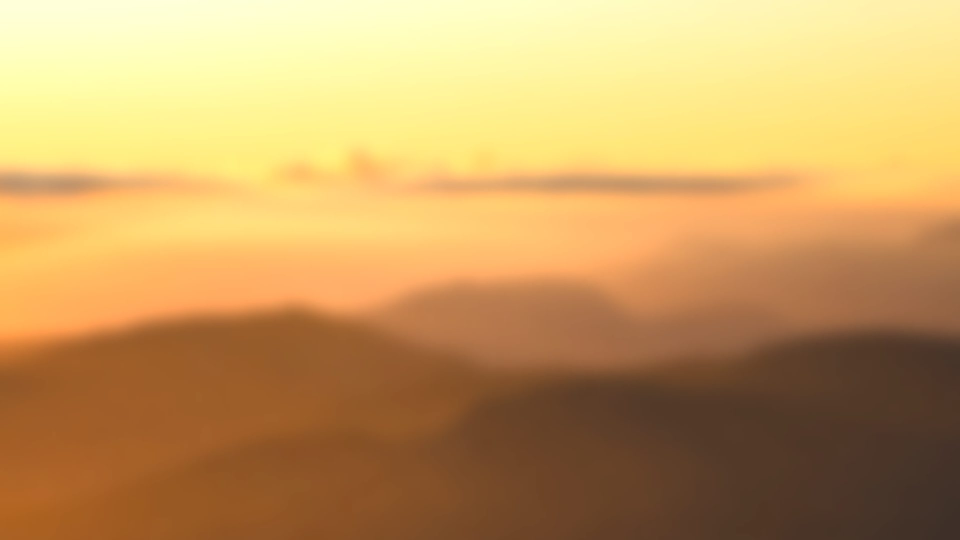
#> input picture app/assets/scenes/amber-ridges-glass.jpg, 1920 x 1080 px, given in place of 20647440.jpg, which was not available (shown at 1/2 size)
$ python make_scenes.py ../app/assets/scenes/amber-ridges-glass.jpg
#> lines starting #> are read from the running program, lines starting #| are printed output that depends on the picture
#!/usr/bin/env python3
"""Turns downloaded photos into scenes: app/assets/scenes/<name>.jpg (1920x1080) and <name>-glass.jpg (the clock's glass
fill: the photo blurred 16 px and 1.3x brighter, which is how Couch TV's own glass copies are made).

  python3 -I tools/make_scenes.py <dir with the downloaded <pexels id>.jpg files>

Needs Pillow (pip install pillow). A table below says which photo becomes which scene and where to crop it to 16:9
(`top`: how far down the crop starts, 0 = the top, 0.5 = the middle; the width is always the whole photo, except for
a photo wider than 16:9, which is cropped at the sides, centred).
"""
import os, sys
from PIL import Image, ImageEnhance, ImageFilter

# name, pexels id, top, photographer (Pexels file name handle), what it is
SCENES = [
    ("amber-dusk",    "20647440", 0.38, "oscar-sanchez197",       "mountains under a warm dusk sky"),
    ("amber-ridges",  "12639653", 0.25, "meum-mare-204165854",    "layered ridges in amber haze"),
    ("sea-sunset",    "15991147", 0.50, "robert-stokoe-105922",   "sun setting on the sea"),
    ("golden-peaks",  "6915292",  0.50, "hammyx",                 "mountain silhouettes at sunset"),
    ("aurora-coast",  "6663553",  0.50, "therato",                "northern lights over snowy peaks and the sea"),
    ("aurora-lake",   "39666014", 0.50, "nicobecker",             "northern lights over a calm lake"),
    ("mountain-mist", "28436769", 0.50, "zkadoshi",               "mist on forested mountains"),
    ("dunes",         "2504713",  0.50, "reneterp",               "sand dunes and a calm sea"),
]
W, H = 1920, 1080


def crop16x9(im, top):
    w, h = im.size
    if w / h >= 16 / 9:   # wider: crop the sides, centred
        cw = round(h * 16 / 9)
        x = (w - cw) // 2
        return im.crop((x, 0, x + cw, h))
    ch = round(w * 9 / 16)
    y = round((h - ch) * top / max(0.0001, 1 - ch / h)) if ch < h else 0
    y = max(0, min(h - ch, round(top * h)))
    return im.crop((0, y, w, y + ch))


def main(src):
    out = os.path.join(os.path.dirname(os.path.abspath(__file__)), "..", "app", "assets", "scenes")
    for name, pid, top, who, what in SCENES:
        im = Image.open(os.path.join(src, pid + ".jpg")).convert("RGB")
#> im is the input picture: PIL image 1920x1080 RGB; mean R, G, B 196.8, 155.8, 94.9
        im = crop16x9(im, top).resize((W, H), Image.LANCZOS)
        im.save(os.path.join(out, name + ".jpg"), quality=86, optimize=True)
        glass = ImageEnhance.Brightness(im.resize((480, 270), Image.LANCZOS).filter(ImageFilter.GaussianBlur(4))).enhance(1.3)
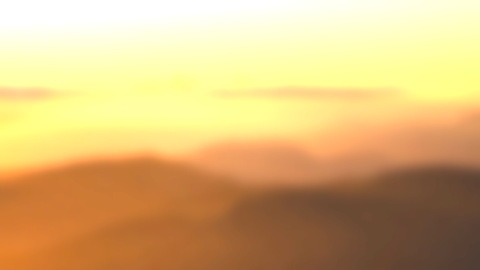
#> glass: PIL image 480x270 RGB; mean R, G, B 216.8, 182.9, 122.5
        glass.resize((W, H), Image.BICUBIC).save(os.path.join(out, name + "-glass.jpg"), quality=82, optimize=True)
        print(name, "ok")
#> pass 2 of the loop in main, `for name, pid, top, who, what in SCENES:`:
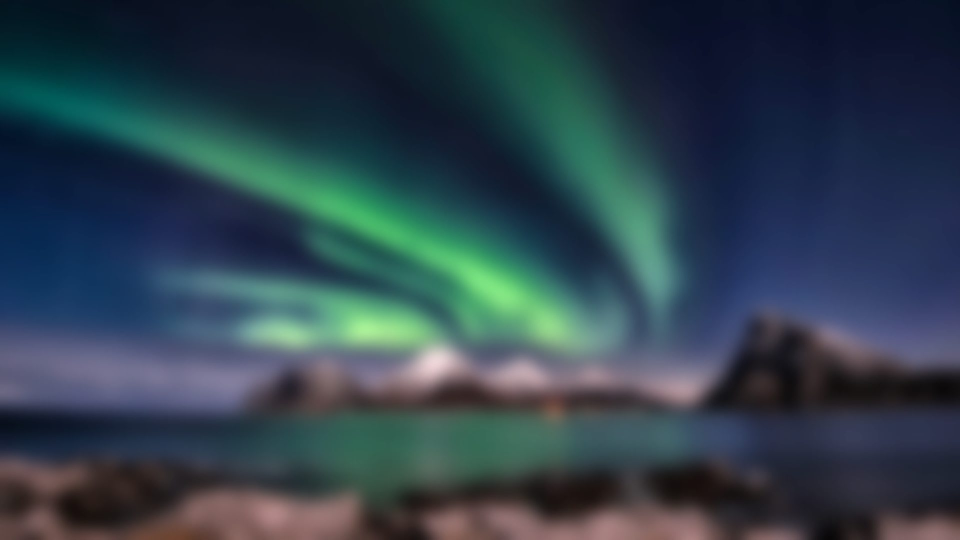
#> input picture app/assets/scenes/aurora-coast-glass.jpg, 1920 x 1080 px, given in place of 12639653.jpg, which was not available (shown at 1/2 size)
#> in main, im is the input picture: PIL image 1920x1080 RGB; mean R, G, B 47.2, 65.6, 76.8
#> in main, `glass = ImageEnhance.Brightness(im.resize((480, 270), Image.LANCZOS).f..`:
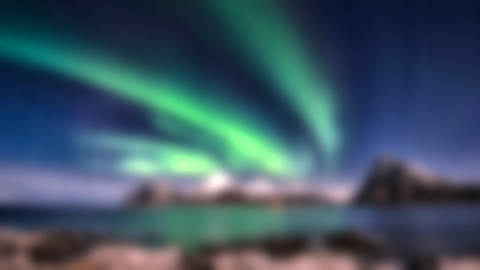
#> glass: PIL image 480x270 RGB; mean R, G, B 60.9, 84.7, 99.3


if __name__ == "__main__":
#> (the run stopped early here; a loop or call above may not have finished)
